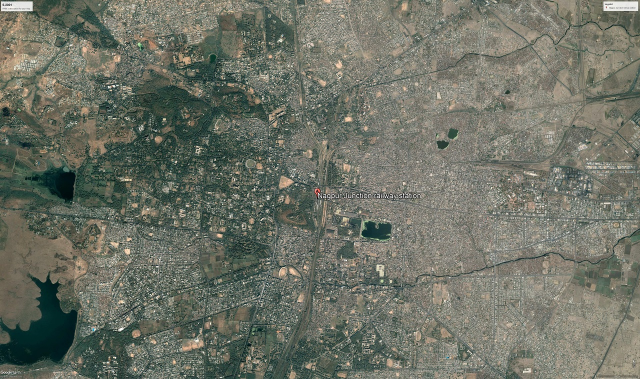
#> input picture may-2001.jpg, 1280 x 758 px (shown at 1/2 size)
$ python 'Greenary Depletion.py'
#> lines starting #> are read from the running program, lines starting #| are printed output that depends on the picture
import cv2
import numpy as np
import pandas as pd
import matplotlib.pyplot as plt


imageCollection = ['may-2001.jpg', 'march-2002.jpg', 'jan-2003.jpg',
                   'feb-2007.jpg', 'jan-2008.jpg', 'jan-2009.jpg', 'april-2009.jpg', 'june-2010.jpg']

originImgArray = []
maskImgArray = []
resultImgArray = []
greenAreaArray = []


# Bring some raw data.
yearData = []
areaSqkm = []

# In my original code I create a series and run on that,
# so for consistency I create a series from the list.


# [38 lines left out: function add_value_labels, not called in this run]
                                        # positive and negative values.


class MyImage:
    def __init__(self, img_name):
        self.img = cv2.imread(img_name)
        self.__name = img_name

    def __str__(self):
        return self.__name


# [44 lines left out: function stackImages, not called in this run]


def empty(a):
    pass


while True:

    for i in imageCollection:
        img = cv2.imread(i)
#> img is the input picture: shape (758, 1280, 3); mean B, G, R 101.7, 113.6, 109.7
        scale_percent = 30  # percent of original size
        width = int(img.shape[1] * scale_percent / 100)
#> width = 384
        height = int(img.shape[0] * scale_percent / 100)
#> height = 227
        dim = (width, height)
#> dim = (384, 227)
        imageTitle = MyImage(i)
        imageNamesplited = str(imageTitle).split('.')
        imageName = imageNamesplited[0]
        img_date = imageTitle
        # print(str(x))
        # _, img = cap.read()
        imgHsv = cv2.cvtColor(img, cv2.COLOR_BGR2HSV)#####################################
#> imgHsv: shape (758, 1280, 3); mean H, S, V 42.6, 43.9, 116

        lower = np.array([78, 56, 0])  # h_min,s_min,v_min
        upper = np.array([86, 255, 83])  # h_max,s_max,v_max
        mask = cv2.inRange(imgHsv, lower, upper)
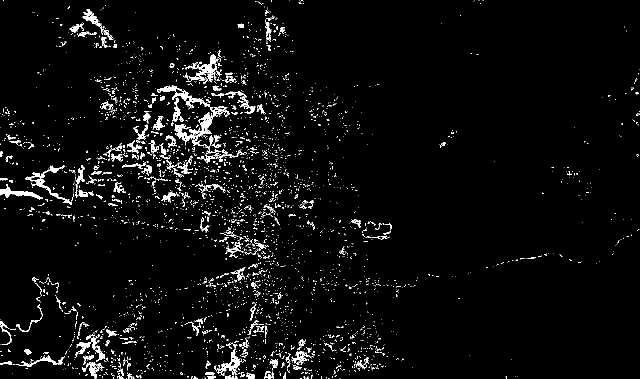
#> mask: shape (758, 1280) (shown at 1/2 size); 3.6% white in thin lines or dots
        result = cv2.bitwise_and(img, img, mask=mask)
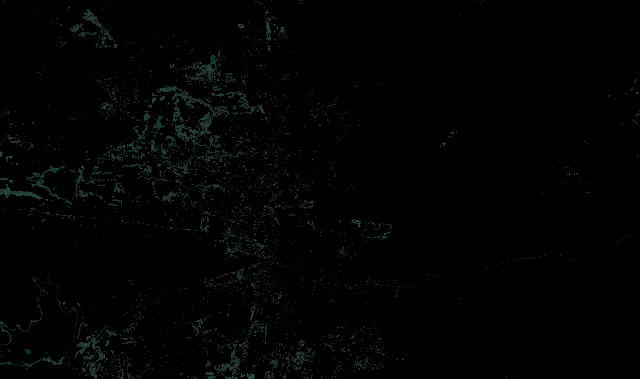
#> result: shape (758, 1280, 3) (shown at 1/2 size); mean B, G, R 1.9, 2.2, 1.3

        maskImgShape = img.shape
#> maskImgShape = (758, 1280, 3)
        # print(maskImgShape[0], maskImgShape[1])
        totalArea = int((maskImgShape[0] * maskImgShape[1]) * 80.4059)/1000000
#> totalArea = 78.01
        whitepart = np.sum(mask >= 100)
#> whitepart = 35315
        whitepart = int(whitepart*80.4059)/1000000
#> whitepart = 2.84
        areaSqkm.append(whitepart)
        yearData.append(imageName)
        greenAreaArray.append(str(imageName) + ' =   ' +
                              str(whitepart) + ' ' + 'sq km')

        # [6 lines of commented-out code are left out]
        mask = cv2.cvtColor(mask, cv2.COLOR_GRAY2BGR)
#> mask: shape (758, 1280, 3); 3.6% white in thin lines or dots
        # number_of_white_pix = np.sum(img == 255)
        hStack = np.hstack([img, mask, result])
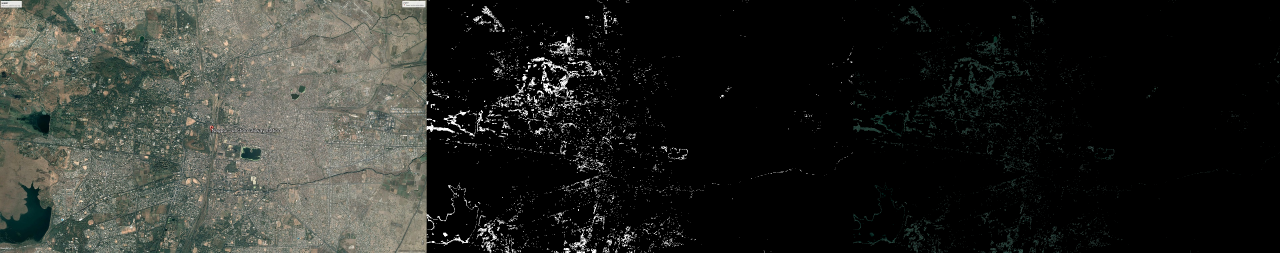
#> hStack: shape (758, 3840, 3) (shown at 1/3 size); mean B, G, R 37.7, 41.7, 40.1
        #cv2.imshow('Original', img)
        #cv2.imshow('HSV Color Space', imgHsv)
        resized_original = cv2.resize(img, dim, interpolation=cv2.INTER_AREA)
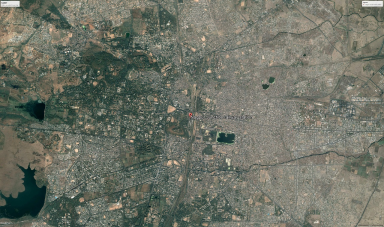
#> resized_original: shape (227, 384, 3); mean B, G, R 101.7, 113.6, 109.7
        resized_original_text = cv2.putText(img=resized_original, text=str(imageTitle), org=(
            10, 20), fontFace=cv2.FONT_HERSHEY_DUPLEX, fontScale=1.0, color=(125, 246, 55), thickness=2)
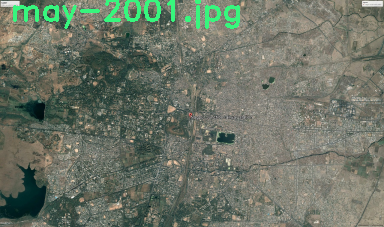
#> resized_original_text: shape (227, 384, 3); mean B, G, R 102.1, 116.3, 108.3
        resized_mask = cv2.resize(mask, dim, interpolation=cv2.INTER_AREA)
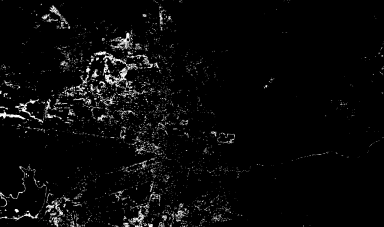
#> resized_mask: shape (227, 384, 3); min 0, max 255, mean 9.3
        resized_result = cv2.resize(result, dim, interpolation=cv2.INTER_AREA)
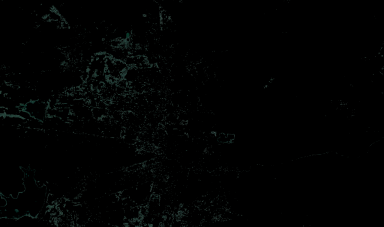
#> resized_result: shape (227, 384, 3); mean B, G, R 1.9, 2.2, 1.3
        # resized_hstack = cv2.resize(hStack, dim, interpolation= cv2.INTER_LINEAR)

        originImgArray.append(resized_original_text)
        maskImgArray.append(resized_mask)
        resultImgArray.append(resized_result)

        # cv2.imshow(i+'-Mask', resized_mask)
        # cv2.imshow(i+'-Result', resized_result)
        # cv2.imshow(i+'-original', resized_original)
    print(greenAreaArray)
    greenAreaArray.clear()
    stackedImages = stackImages((originImgArray, maskImgArray, resultImgArray), 0.8)
    cv2.namedWindow('Resized Window', cv2.WINDOW_NORMAL)
    cv2.resizeWindow('Resized Window', stackedImages.shape[1], stackedImages.shape[0])
    cv2.imshow('Resized Window', stackedImages)
    # print(stackedImages.shape[1])
    originImgArray.clear()
    maskImgArray.clear()
    resultImgArray.clear()
    freq_series = pd.Series(areaSqkm)

    # x_labels = [108300.0, 110540.0, 112780.0, 115020.0, 117260.0, 119500.0,
    #             121740.0, 123980.0, 126220.0, 128460.0, 130700.0]

    # Plot the figure.
    plt.figure(figsize=(12, 8))
    ax = freq_series.plot(kind='bar')
    ax.set_title('Greenary Detection')
    ax.set_xlabel('Years')
    ax.set_ylabel('Area(sq km)')
    ax.set_xticklabels(yearData)
    add_value_labels(ax)
    plt.show()
    if cv2.waitKey(1) & 0xFF == ord('q'):
        break

# cap.release()
cv2.destroyAllWindows()
